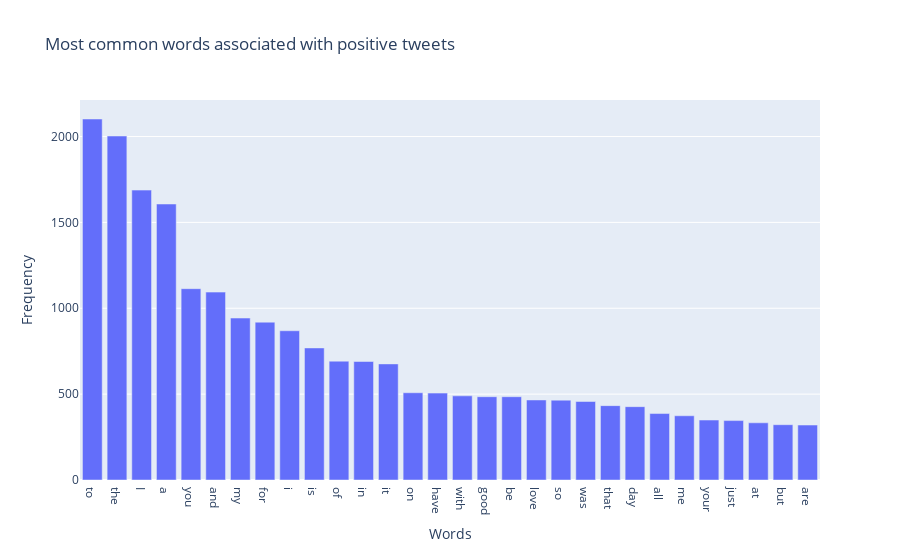

Notebook cell for this chart:
### Code cell
plot_freq_dist(positive_text, title = 'Most common words associated with positive tweets')

### Figure 1 — Plotly figure (JSON) as saved in the notebook; plotly's stock layout.template omitted (floating-point values rounded to 4 significant figures)
{"data": [{"alignmentgroup": "True", "hovertemplate": "Words=%{x}<br>Frequency=%{y}<extra></extra>", "legendgroup": "", "marker": {"color": "#636efa"}, "name": "", "offsetgroup": "", "orientation": "v", "showlegend": false, "textposition": "auto", "type": "bar", "x": ["to", "the", "I", "a", "you", "and", "my", "for", "i", "is", "of", "in", "it", "on", "have", "with", "good", "be", "love", "so", "was", "that", "day", "all", "me", "your", "just", "at", "but", "are"], "xaxis": "x", "y": [2102, 2003, 1688, 1607, 1114, 1094, 943, 919, 869, 769, 692, 690, 676, 508, 506, 490, 485, 485, 466, 465, 457, 433, 427, 387, 374, 349, 346, 333, 322, 320], "yaxis": "y"}], "layout": {"autosize": true, "barmode": "relative", "legend": {"tracegroupgap": 0}, "title": {"text": "Most common words associated with positive tweets"}, "xaxis": {"anchor": "y", "autorange": true, "domain": [0, 1], "range": [-0.5, 29.5], "title": {"text": "Words"}, "type": "category"}, "yaxis": {"anchor": "x", "autorange": true, "domain": [0, 1], "range": [0, 2213.0], "title": {"text": "Frequency"}, "type": "linear"}}}
